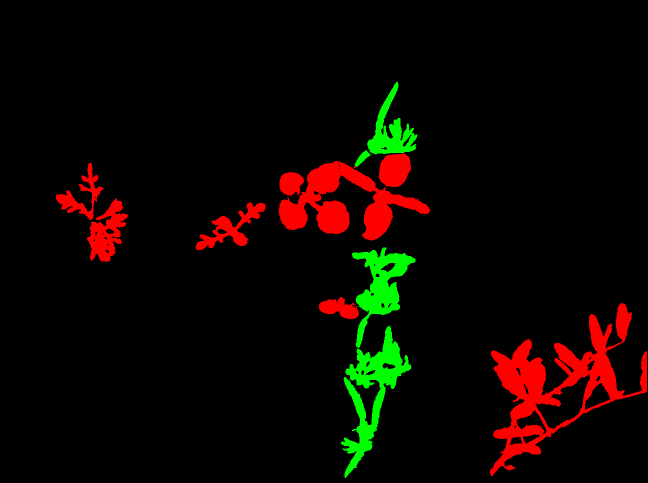
#> input picture dataset/cropweed/annotations/data/013_annotation.png, 1296 x 966 px (shown at 1/2 size); its folder holds only this picture in this run
$ python crop.py
#> lines starting #> are read from the running program, lines starting #| are printed output that depends on the picture
import numpy as np
import cv2
import os
import glob

def pad(image, height, width):
    def get_padding_size(image):
        h, w, _ = image.shape
        longest_edge = max(h, w)
        top, bottom, left, right = (0, 0, 0, 0)
        if h < longest_edge:
            dh = longest_edge - h
            top = dh // 2
            bottom = dh - top
        elif w < longest_edge:
            dw = longest_edge - w
            left = dw // 2
            right = dw - left
        else:
            pass
        return top, bottom, left, right

    top, bottom, left, right = get_padding_size(image)
    BLACK = [0, 0, 0]
    constant = cv2.copyMakeBorder(image, top , bottom, left, right, cv2.BORDER_CONSTANT, value=BLACK)

    return constant


def get_imagelist(input_folder):
        filetype = 'png' # ajustar para seu tipo
        files = sorted(glob.glob(input_folder+'*.'+filetype))
        return files

def load_images(imagelist):
        images = []
        for i in imagelist:
                img = cv2.imread(i,1)
#> img is the input picture: shape (966, 1296, 3); mean B, G, R 0, 5.7, 13.7
                images.append(img)

        images = np.array(images)
        return images


def save_crops(crops, filename):
        for i,c in enumerate(crops):
                print('saving',filename[:-4]+'_crop_'+str(i)+filename[-4:])
                cv2.imwrite(filename[:-4]+'_crop_'+str(i)+filename[-4:],c)

def crop_image(image, crop_size):
        # print(image.shape)
        crops = []
        size_x = crop_size[0]
        size_y = crop_size[1]

        n_crops_x = np.ceil(image.shape[0] / float(size_x))
        n_crops_y = np.ceil(image.shape[1] / float(size_y))

        required_x = n_crops_x * size_x
        required_y = n_crops_y * size_y

        # print(n_crops_x, n_crops_y, required_x, required_y)
        required_x = required_x - image.shape[0]
        required_y = required_y - image.shape[1]

        # print(n_crops_x, n_crops_y, required_x, required_y)
        required_x /= 2.
        required_y /= 2.

        required_x = required_x
        required_y = required_y

        # print(n_crops_x, n_crops_y, required_x, required_y)

        new_image = pad(image, required_x, required_y)
        bordersize=10
        border=cv2.copyMakeBorder(image, top=int(np.ceil(required_x)), bottom=int(np.floor(required_x)), left= int(np.ceil(required_y)), right=int(np.floor(required_y)), borderType= cv2.BORDER_CONSTANT)

        image = border
        x_start = 0
        y_start = 0
        for nx in range(int(n_crops_x)):
                # print(nx)
                for ny in range(int(n_crops_y)):
                        crop = image[x_start:x_start+size_x, y_start:y_start+size_y].copy()
                        crops.append(crop)
                        # print(crop.shape, x_start, y_start)
                        y_start += size_y
                y_start = 0
                x_start += size_x

        return crops

def crop_generator_online(images, crop_size):

        data = np.array([])
        flag = True

        for i, img in enumerate(images):
                crops = crop_image(img, crop_size)
                # print(np.array(crops).shape)

                if flag:
                        data = crops
                        flag = False
                else:
                        data = np.append(data, crops, axis=0)

        return data


print("Start")
dir_data = "dataset/cropweed"
dir_seg = "dataset/cropweed/annotations/data/"
dir_img = "dataset/cropweed/images/data/"

dir_seg_aug = "dataset/cropweed/crop/annotations_aug/data/"
dir_img_aug = "dataset/cropweed/crop/images_aug/data/"

## save img annotations
input_folder = dir_seg
output_folder = dir_seg_aug
crop_size = (224,224)

try:
        os.makedirs(output_folder)
except:
        pass

imagelist = get_imagelist(input_folder)
images = load_images(imagelist)

data = np.array([])
flag = True


for img, imgname in zip(images, imagelist):
        crops = crop_image(img, crop_size)
        print(np.array(crops).shape)
        filename = imgname.split('/')[-1]

        if flag:
                data = crops
                flag = False
        else:
                data = np.append(data, crops, axis=0)

        save_crops(crops, output_folder+filename)
#> this loop made 1 pass
#> (size_x in crop_image, size_y in crop_image, n_crops_x in crop_image, n_crops_y in crop_image, required_x in crop_image, required_y in crop_image) on pass 1: (224, 224, 5, 6, 77, 24)
#> (printed output is left out)
#> pass 1, in pad, `constant = cv2.copyMakeBorder(image, top , bottom, left, right, cv2.BO..`:
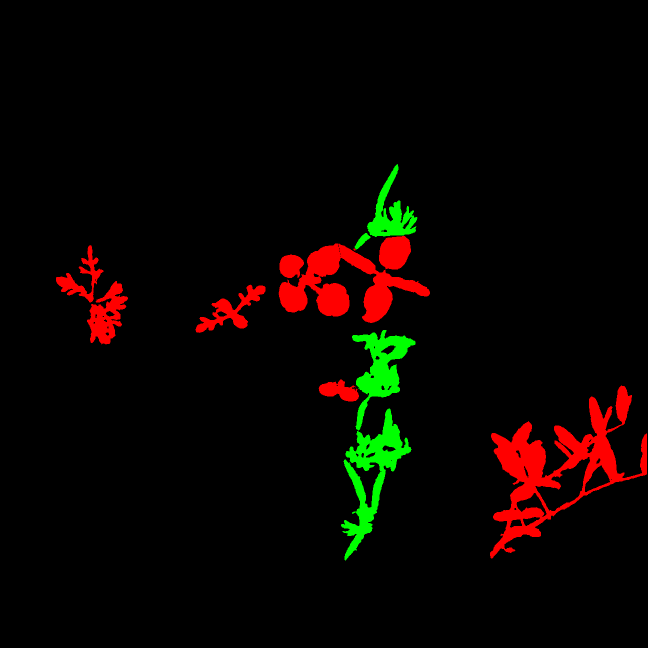
#> constant: shape (1296, 1296, 3) (shown at 1/2 size); mean of channels 0, 1, 2 0, 4.2, 10.2; drawn as B, G, R
#> pass 1, in crop_image, `border=cv2.copyMakeBorder(image, top=int(np.ceil(required_x)), bottom=..`:
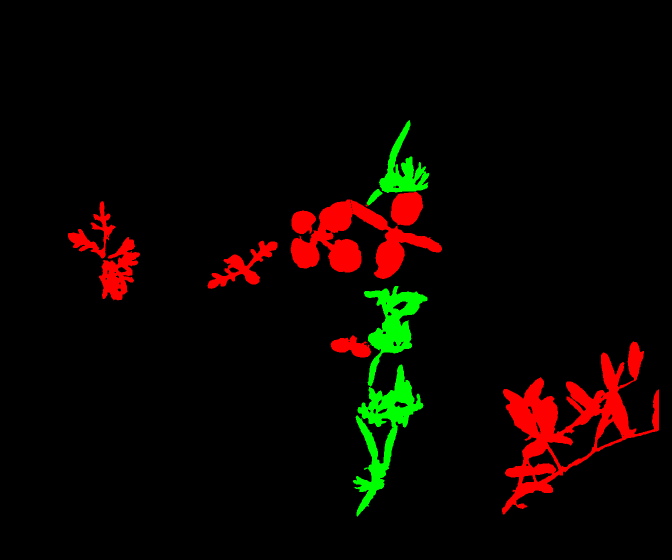
#> border: shape (1120, 1344, 3) (shown at 1/2 size); mean of channels 0, 1, 2 0, 4.7, 11.4; drawn as B, G, R
#> pass 1, in save_crops, `cv2.imwrite(filename[:-4]+'_crop_'+str(i)+filename[-4:],c)`:
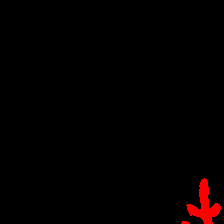
#> saved as 013_annotation_crop_6.png: shape (224, 224, 3); mean B, G, R 0, 0, 3.4
#> after the loop, flag = False


## save img
input_folder = dir_img
output_folder = dir_img_aug
crop_size = (224,224)

try:
        os.makedirs(output_folder)
except:
        pass

imagelist = get_imagelist(input_folder)
images = load_images(imagelist)
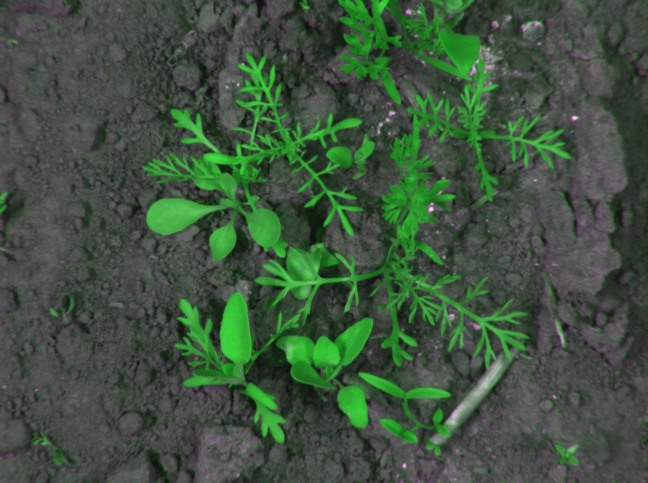
#> input picture dataset/cropweed/images/data/001_image.png, 1296 x 966 px (shown at 1/2 size)
#> in load_images, img is the input picture: shape (966, 1296, 3); mean B, G, R 62.8, 83.4, 62.8

data = np.array([])
#> data = empty array
flag = True


for img, imgname in zip(images, imagelist):
        crops = crop_image(img, crop_size)
        print(np.array(crops).shape)
        filename = imgname.split('/')[-1]

        if flag:
                data = crops
                flag = False
        else:
                data = np.append(data, crops, axis=0)

        save_crops(crops, output_folder+filename)
#> this loop made 1 pass
#> (printed output is left out)
#> pass 1, in pad (call 2), `constant = cv2.copyMakeBorder(image, top , bottom, left, right, cv2.BO..`:
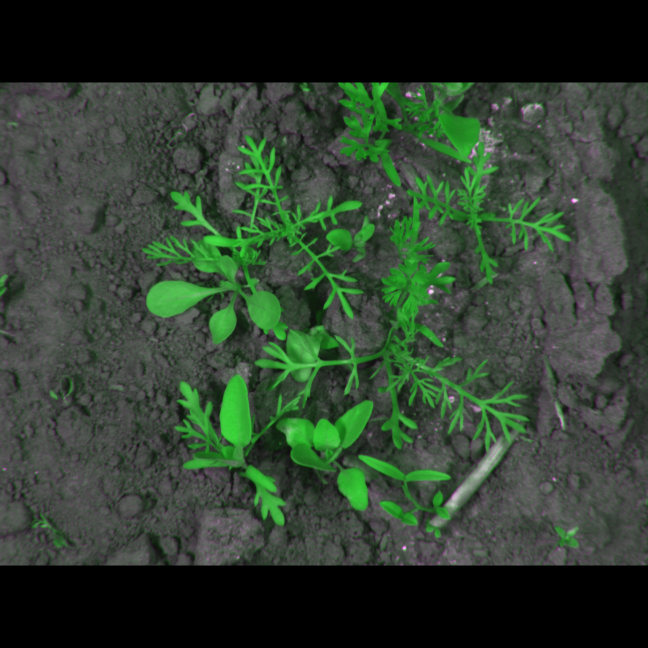
#> constant: shape (1296, 1296, 3) (shown at 1/2 size); mean of channels 0, 1, 2 46.8, 62.1, 46.8; drawn as B, G, R
#> pass 1, in crop_image (call 2), `border=cv2.copyMakeBorder(image, top=int(np.ceil(required_x)), bottom=..`:
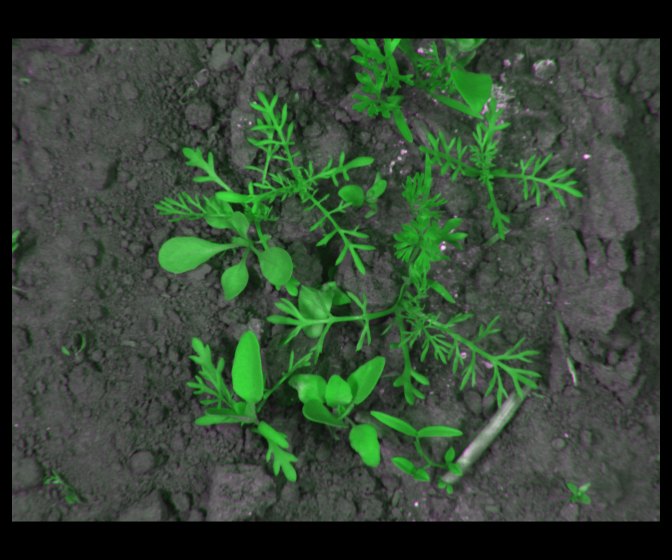
#> border: shape (1120, 1344, 3) (shown at 1/2 size); mean of channels 0, 1, 2 52.2, 69.3, 52.2; drawn as B, G, R
#> pass 1, in save_crops (call 2), `cv2.imwrite(filename[:-4]+'_crop_'+str(i)+filename[-4:],c)`:
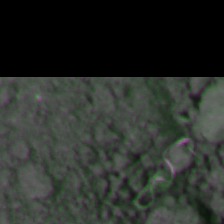
#> saved as 001_image_crop_1.png: shape (224, 224, 3); mean B, G, R 43.2, 47.8, 43.2
#> after the loop, flag = False


print(np.array(data).shape)
#| (30, 224, 224, 3)
